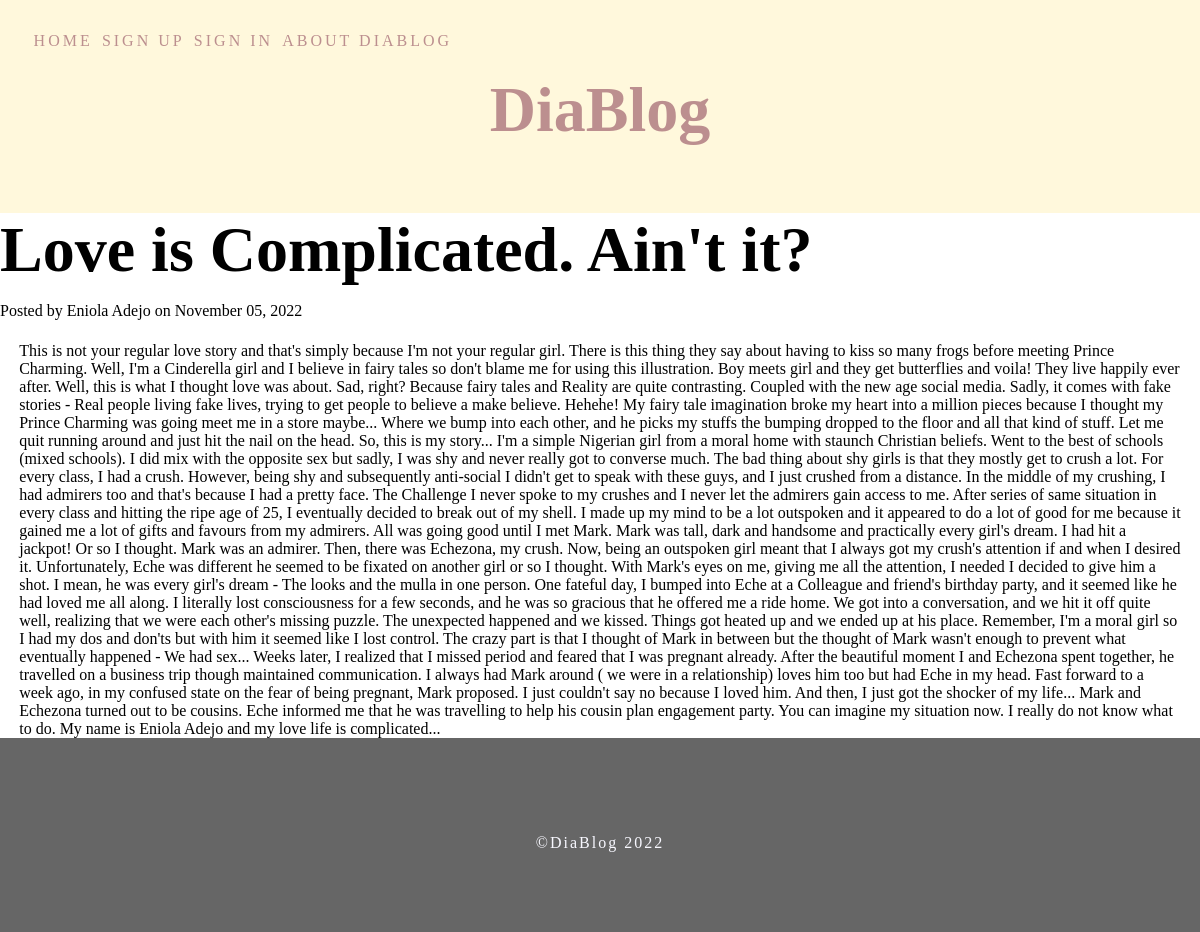
Page /blog/3/ on the committed database.
### app.py (models this page shows, shortened)
class Blogpost(db.Model):
    id = db.Column(db.Integer(), primary_key=True)
    title = db.Column(db.String(50), nullable=False, unique=True)
    author = db.Column(db.String(30), nullable=False)
    content = db.Column(db.Text(), nullable=False)
    date_created = db.Column(db.DateTime(), nullable=False, default=datetime.utcnow())
    user_id = db.Column(db.Integer, db.ForeignKey('user.id'))

### app.py (the view)
@app.route('/blog/<int:blog_id>/')
def blog(blog_id):
    blog = Blogpost.query.get(blog_id)
    return render_template('blog.html', blog=blog, current_user=current_user)

### templates/blog.html
{% extends 'base.html' %}
{% block content %}
{% if blog.user_id==current_user.id %}
<span class="title"><h1>{{ blog.title }}</h1></span>
<span>Posted by {{ blog.author }} on {{ blog.date_created.strftime('%B %d, %Y') }}</span><br><br>
<div class="container">
    <div class="post">
        <p>{{ blog.content }}</p>
        <a href="{{url_for('edit', blog_id=blog.id)}}">edit</a>
        <a href="{{url_for('delete_blog', blog_id=blog.id)}}">delete</a>
    </div>
</div>
{% else %}
<span class="title"><h1>{{ blog.title }}</h1></span>
<span>Posted by {{ blog.author }} on {{ blog.date_created.strftime('%B %d, %Y') }}</span><br><br>
<div class="container">
    <div class="post">
        <p>{{ blog.content }}</p>
    </div>
</div>
{% endif %}
{% endblock content %}

### static/css/main.css (style rules this page uses)
* { padding: 0; margin: 0; font-family: cursive; }
.container { max-width: 1320px; height: 0 auto; margin: 0 1.2rem; justify-content: center; align-items: center; display: inline-block; }
.title { color: #000; font-size: 2rem; font-weight: bolder; }

### rows in the picture
Blogpost: title "Love is Complicated. Ain't it?", author "Eniola Adejo", date_created "November 05, 2022", content "This is not your regular love story and that's simply because I'm not your regular girl. There is this thing they say about having to kiss so many frogs before meeting Prince Charming. Well, I'm a Cinderella girl and I believe in fairy tales so don't blame me for using this illustration. Boy meets girl and they get butterflies and voila! They live happily ever after. Well, this is what I thought love was about. Sad, right? Because fairy tales and Reality are quite contrasting. Coupled with the new age social media. Sadly, it comes with fake stories - Real people living fake lives, trying to get people to believe a make believe. Hehehe! My fairy tale imagination broke my heart into a million…"
